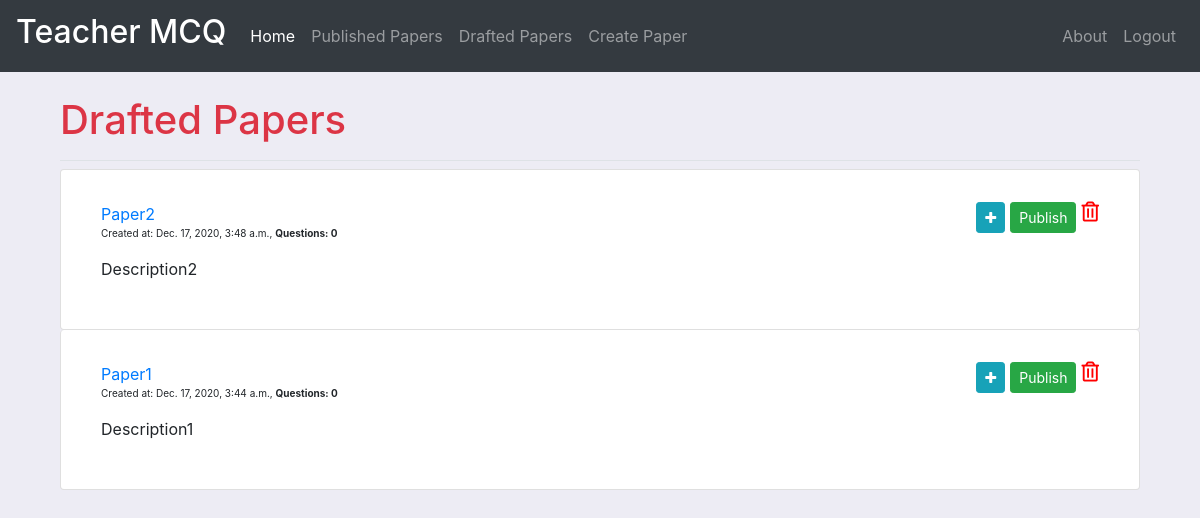
The page /teacher/papers/ (signed in) on the database its author committed.
### teacher_app/models.py (models this page shows, shortened)
class Paper(models.Model):
    id = models.AutoField(primary_key=True)
    name = models.CharField(max_length=100,default="")
    slug = models.SlugField(allow_unicode=True, unique=True,null=True)
    user = models.ForeignKey(User,related_name="paper",null=True,on_delete=models.CASCADE)
    date = models.DateTimeField(auto_now=True)
    description = models.TextField(blank=True)
    is_published = models.BooleanField(default=False)
    pub_date = models.DateTimeField(auto_now=True)
    class Meta:
        ordering = ['-pub_date']

### teacher_app/views.py (the view)
# urls.py: path('papers/',ListPaper.as_view(),name="paper_list"),
@method_decorator(decorators, name="dispatch")
class ListPaper(ListView):
    model = Paper
    template_name = "paper_list.html"
    def get_queryset(self):
        try:
            Paper.objects.filter(user=self.request.user).get(
                id=self.kwargs.get("id")
            ).delete()
        except:
            pass
        self.paper_user = Paper.objects.filter(user=self.request.user).filter(
            is_published=False
        )
        return self.paper_user
    def get_context_data(self, **kwargs):
        context = super().get_context_data(**kwargs)
        context["paper_user"] = self.paper_user
        return context

### teacher_app/templates/paper_list.html (shortened to what this page needs)
{% extends 'teacher_base.html' %}
{% load bootstrap4 %}
{% block base_block %}
    <div class="container" style="margin-top:20px">
    <div class="pb-2 mt-4 mb-2 border-bottom "><h1 class="text-danger">Drafted Papers</h1></div>
    <ul class="list-group">
        {% for paper in paper_list %}
        <li class="card list-group-item">
        <div class="card-body row">
            <div class="container col-sm-10">
                <a href="{% url 'teacher_app:question_list' slug=paper.slug %}">{{paper.name}}</a><br>
            <p style="font-size:10px">Created at: {{paper.date}},  <strong>Questions: {{paper.question.count}}</p></strong></p>
            {% if paper.description %}
                <p>{{paper.description}}</p>
            {% endif %}
            </div>
            <div class="container float-right col-sm-2">
                <a href="{% url 'teacher_app:paper_list' id=paper.id %}" type="button" class="far fa-trash-alt float-right" style="font-size:20px;color:red;margin-left:5px"></a>
                {% if paper.question.count %}
                    <a href="{% url 'teacher_app:published_paper_list_approve' id=paper.id %}" type="button" class="btn btn-success btn-sm float-right" style="margin-left:5px">Publish</a>
                    <a href="{% url 'teacher_app:question_form' slug=paper.slug %}" class="btn btn-info btn-sm float-right"><i class="fa fa-plus"></i></a>
                {% else %}
                    <a href="#" type="button" class="btn btn-success btn-sm float-right" style="margin-left:5px" data-toggle="tooltip" data-placement="top" title="Add Questions to Publish">Publish</a>
                    <a href="{% url 'teacher_app:question_form' slug=paper.slug %}" class="btn btn-info btn-sm float-right"><i class="fa fa-plus"></i></a>
                {% endif %}
            </div>
        </div>
        </li>
        {% endfor %}
    </ul>
    </div>
{% endblock base_block %}

### static/css/master.css (style rules this page uses)
html, body { height: 100%; scroll-behavior: smooth; }
.teacherbody { margin: 0 auto; background-position:center; background-size: contain; background-color: #EDECF4; display: flex; flex-flow: column; height: 100%; }

### rows shown on the page
Paper: name "Paper2", date "Dec. 17, 2020, 3:48 a.m.", question.count "0", description "Description2", shows "Publish"
Paper: name "Paper1", date "Dec. 17, 2020, 3:44 a.m.", question.count "0", description "Description1", shows "Publish"
